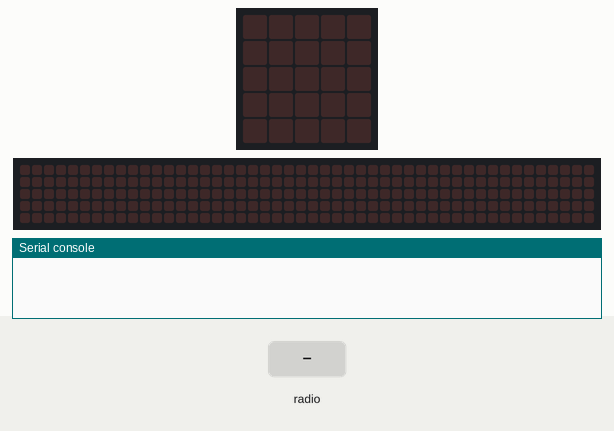
This program was run on a simulated BBC micro:bit running MicroPython. Parts: the board's 5×5 LED display, a strip that is not on the board, showing the scrolling text unrolled, the last lines printed to the serial console. The test bench sets the inputs (shaded band). The 48×5 strip is a reading aid, not a part: it shows the text the display is scrolling, unrolled, one strip-width of it at a time.

Above: at 1.2 s.
1.3 s: radio message "1" arrives
At 1.37 s:
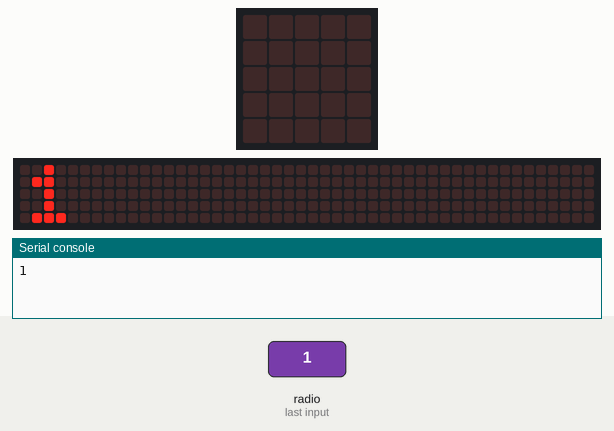
4.3 s: radio message "1" arrives
At 4.52 s:
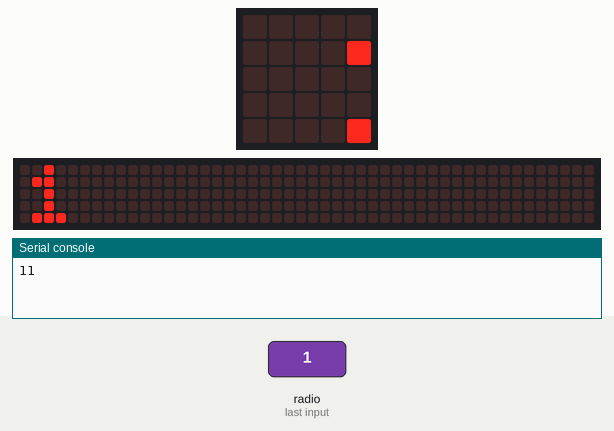
Timing chart, 0 to 7.3 s (numbered marks = the images above; inputs shaded):
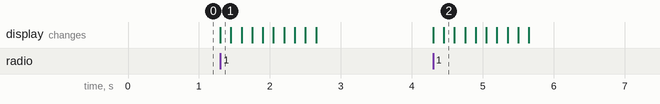

The program:

RadioReceiveStrWriteToSerial.py
```python
from microbit import *
from microbit import uart
import radio

radio.on()
radio.config(channel=5)

uart.init(115200, bits=8, parity=None, stop=1, tx=None, rx=None)

while True:
    msg = radio.receive()

    if msg:
        uart.write(msg)
        display.scroll(msg)
```

Measured:
- after the input at 1.3 s, the display: changes at once (image 1)
- after the input at 4.3 s, the display: first changes at once (image 2 shows a later state)
